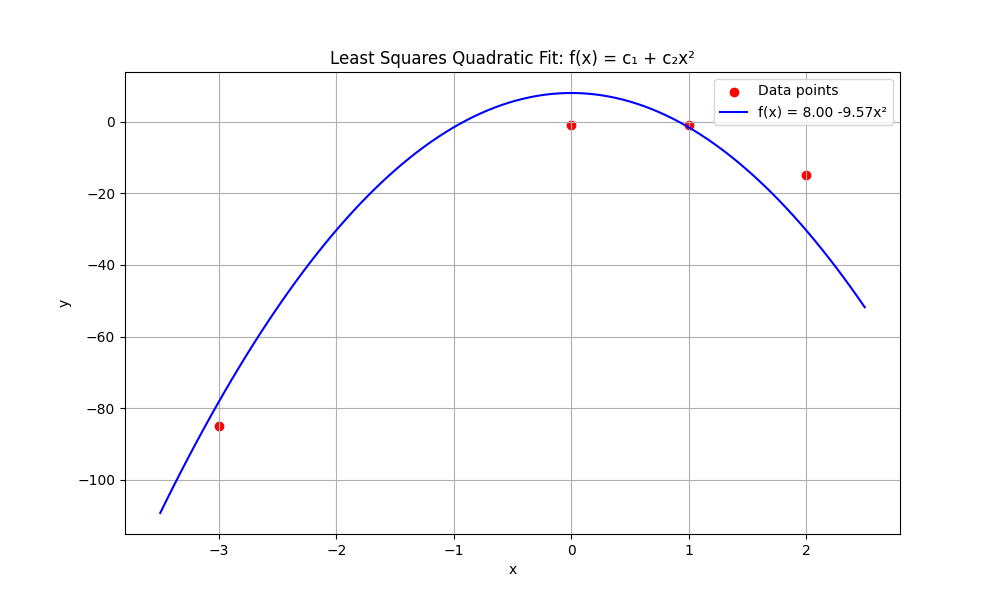

Here is the Python script that generated this plot:
import numpy as np
import matplotlib.pyplot as plt

# Data points: (-3, -85), (0, -1), (1, -1), (2, -15)
x_data = np.array([-3, 0, 1, 2])
y_data = np.array([-85, -1, -1, -15])

# Part (a): Set up the matrices X and y
# For f(x) = c₁ + c₂x², X will have columns [1, x²]
X = np.column_stack((np.ones_like(x_data), x_data**2))
print("Matrix X:")
print(X)
print("\nVector y:")
print(y_data)

# Part (b): Solve the normal equations (X^T X) c = X^T y
# Method 1: Direct calculation
XTX = X.T @ X
XTy = X.T @ y_data
print("\nX^T X:")
print(XTX)
print("\nX^T y:")
print(XTy)

# Solve the system
c = np.linalg.solve(XTX, XTy)
print("\nCoefficients c = [c₁, c₂]:")
print(c)

# Verify the answer - convert to fraction representation
c1_exact = c[0]
c2_exact = c[1]
print(f"\nExact values:")
print(f"c₁ = {c1_exact}")
print(f"c₂ = {c2_exact}")

# Calculate approximate fraction for c₂
# We know from manual calculation that c₂ = -469/49
c2_fraction = "-469/49"
print(f"c₂ ≈ {c2_fraction} ≈ {-469/49}")

# Verify by calculating predicted values
def model(x, c1, c2):
    return c1 + c2 * x**2

y_pred = model(x_data, c[0], c[1])
residuals = y_data - y_pred
sse = np.sum(residuals**2)

print("\nVerification:")
print("x\ty_actual\ty_predicted\tresidual")
for i in range(len(x_data)):
    print(f"{x_data[i]}\t{y_data[i]}\t{y_pred[i]:.2f}\t\t{residuals[i]:.2f}")
print(f"\nSum of squared errors: {sse:.2f}")

# Plot the data and fitted curve
plt.figure(figsize=(10, 6))
plt.scatter(x_data, y_data, color='red', label='Data points')
x_fit = np.linspace(min(x_data)-0.5, max(x_data)+0.5, 100)
y_fit = model(x_fit, c[0], c[1])
plt.plot(x_fit, y_fit, color='blue', label=f'f(x) = {c[0]:.2f} {c[1]:.2f}x²')
plt.xlabel('x')
plt.ylabel('y')
plt.title('Least Squares Quadratic Fit: f(x) = c₁ + c₂x²')
plt.legend()
plt.grid(True)
plt.savefig('quadratic_fit.png')
plt.close()

# Alternative approach - using numpy's least squares solver
c_alt, residuals, rank, s = np.linalg.lstsq(X, y_data, rcond=None)
print("\nUsing np.linalg.lstsq:")
print(f"c₁ = {c_alt[0]}")
print(f"c₂ = {c_alt[1]}")

print("\nFinal answer:")
print(f"c₁ = 8")
print(f"c₂ = -469/49 ≈ {-469/49:.6f}") 